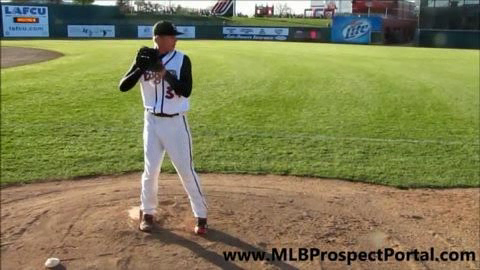
#> input picture frame 8 of 0003.mp4, 480 x 270 px, given in place of denis_jump.avi, which was not available
$ python preprocess_data.py
#> lines starting #> are read from the running program, lines starting #| are printed output that depends on the picture; pictures that were not available may be replaced by others from this repository, and a replacement may not be noted
import cv2
import numpy as np
import matplotlib.pyplot as plt
import os

def load_video(video_path):
    """Load video and return capture object and FPS."""
    cap = cv2.VideoCapture(video_path)
    if not cap.isOpened():
        raise IOError(f"Cannot open video {video_path}")
    fps = cap.get(cv2.CAP_PROP_FPS)
    return cap, fps

def extract_frames(cap, original_fps, target_fps, resize_dim):
    """
    Frame extraction, resize, and grayscale normalization.
    """
#> called with original_fps = 45, target_fps = 10, resize_dim = (64, 64)
    frame_interval = int(round(original_fps / target_fps))
    frames = []
    frame_idx = 0

    while cap.isOpened():
        ret, frame = cap.read()
#> frame is the input picture: shape (270, 480, 3); mean B, G, R 83.4, 127.6, 128.7
        if not ret:
            break

        if frame_idx % frame_interval == 0:
            gray = cv2.cvtColor(frame, cv2.COLOR_BGR2GRAY)
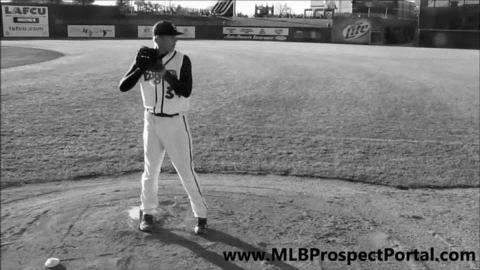
#> gray: shape (270, 480); min 0, max 255, mean 122.9
            resized = cv2.resize(gray, resize_dim, interpolation=cv2.INTER_AREA)
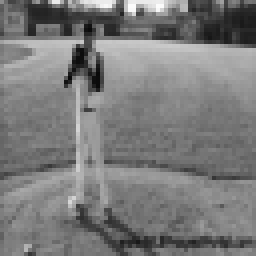
#> resized: shape (64, 64) (shown 4 times larger); min 9, max 252, mean 122.9
            normalized = resized.astype(np.float32) / 255.0
            frames.append(normalized)

        frame_idx += 1

    cap.release()
    return frames

def save_frames(frames, output_dir):
    """Save = frames as images."""
    os.makedirs(output_dir, exist_ok=True)
    for idx, img in enumerate(frames):
        save_path = os.path.join(output_dir, f'frame_{idx:03d}.png')
        cv2.imwrite(save_path, (img * 255).astype(np.uint8))
    print(f"Saved {len(frames)} frames to {output_dir}")

def preprocess_video(video_path, target_fps=10, resize_dim=(64, 64), save_dir=None):
    cap, original_fps = load_video(video_path)
    frames = extract_frames(cap, original_fps, target_fps, resize_dim)

    if save_dir:
        save_frames(frames, save_dir)

    return frames

if __name__ == "__main__":
    video_path = 'data/denis_jump.avi'

    # Create a subfolder based on the video filename for output
    base_name = os.path.splitext(os.path.basename(video_path))[0]
    output_dir = os.path.join('preprocessed_frames', base_name)

    print("Preprocessing data...")
    frames = preprocess_video(
        video_path=video_path,
        target_fps=10,
        resize_dim=(64, 64),
        save_dir=output_dir
    )

    print(f"Preprocessing complete. Total frames extracted: {len(frames)}")

    # Show a grid of the first 9 preprocessed frames
    fig, axs = plt.subplots(3, 3, figsize=(8, 8))
    for i, ax in enumerate(axs.flat):
        ax.imshow(frames[i], cmap='gray')
        ax.set_title(f"Frame {i}")
        ax.axis('off')
    plt.suptitle("Preprocessed Frames", fontsize=14)
    plt.tight_layout()
    plt.show()

$ run again, starting later in the video
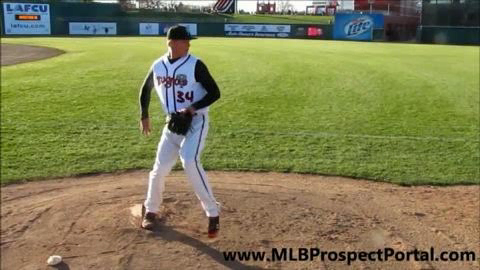
#> input picture frame 38 of 0003.mp4, 480 x 270 px, given in place of denis_jump.avi, which was not available
#> in extract_frames, frame is the input picture: shape (270, 480, 3); mean B, G, R 82.6, 126.7, 128.1
#> in extract_frames, `gray = cv2.cvtColor(frame, cv2.COLOR_BGR2GRAY)`:
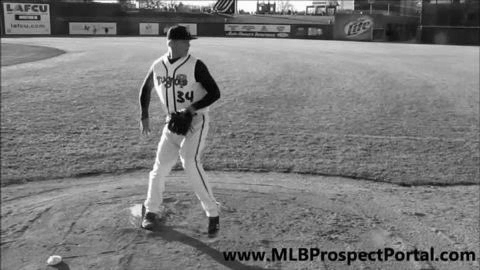
#> gray: shape (270, 480); min 0, max 255, mean 122.1
#> in extract_frames, `resized = cv2.resize(gray, resize_dim, interpolation=cv2.INTER_AREA)`:
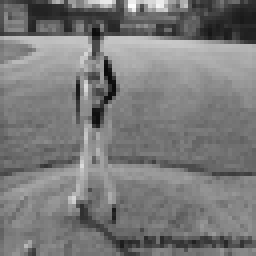
#> resized: shape (64, 64) (shown 4 times larger); min 11, max 252, mean 122.1

$ run again, starting later in the video
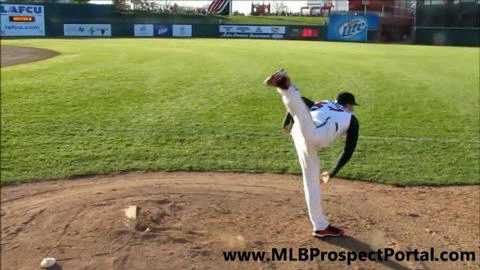
#> input picture frame 68 of 0003.mp4, 480 x 270 px, given in place of denis_jump.avi, which was not available
#> in extract_frames, frame is the input picture: shape (270, 480, 3); mean B, G, R 82.9, 128.9, 130.7
#> in extract_frames, `gray = cv2.cvtColor(frame, cv2.COLOR_BGR2GRAY)`:
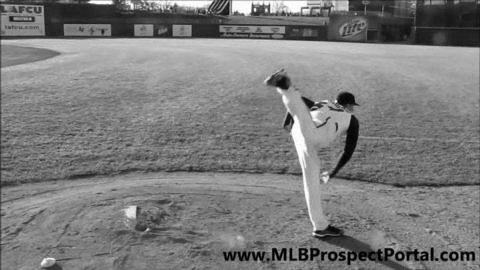
#> gray: shape (270, 480); min 0, max 255, mean 124.2
#> in extract_frames, `resized = cv2.resize(gray, resize_dim, interpolation=cv2.INTER_AREA)`:
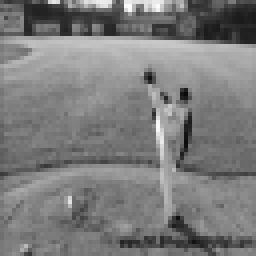
#> resized: shape (64, 64) (shown 4 times larger); min 10, max 252, mean 124.2
